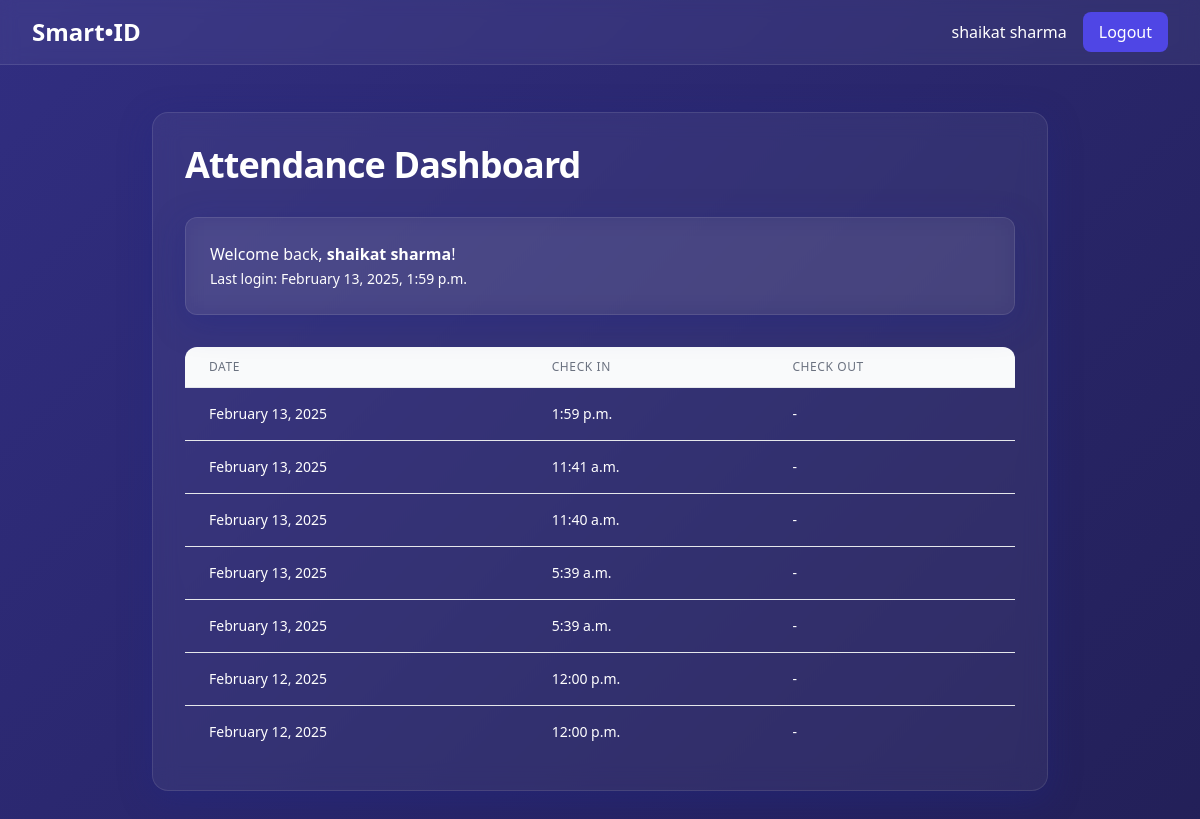
The page /dashboard/ (signed in) on the database its author committed.
### core/models.py (models this page shows, shortened)
class User(AbstractUser):
    face_encoding = models.BinaryField(null=True)
    is_active = models.BooleanField(default=True)
    created_at = models.DateTimeField(auto_now_add=True)

class Attendance(models.Model):
    user = models.ForeignKey(User, on_delete=models.CASCADE)
    check_in_time = models.DateTimeField(auto_now_add=True)
    check_out_time = models.DateTimeField(null=True)
    class Meta:
        ordering = ['-check_in_time']

### core/views.py (the view)
# urls.py: path('dashboard/', views.DashboardView.as_view(), name='dashboard'),
class DashboardView(LoginRequiredMixin, View):
    login_url = '/login/'
    def get(self, request):
        attendance_records = Attendance.objects.filter(user=request.user).order_by('-check_in_time')[:30]
        return render(request, 'dashboard.html', {
            'attendance_records': attendance_records
        })

### core/templates/dashboard.html (shortened to what this page needs)
{% extends 'base.html' %}
{% load static %}
{% block content %}
<div class="max-w-4xl mx-auto glass-card rounded-2xl p-8 animate-fade-in">
    <h2 class="text-4xl font-bold text-white mb-8 tracking-tight">Attendance Dashboard</h2>
    <div class="glass-card rounded-xl p-6 mb-8 transform transition-all duration-300 hover:scale-[1.02]">
        <p class="text-white/90">
            Welcome back, <span class="font-semibold">{{ user.first_name }}</span>!<br>
            <span class="text-white/70 text-sm">Last login: {{ user.last_login|date:"F j, Y, g:i a" }}</span>
        </p>
    </div>
    <div class="overflow-hidden rounded-xl bg-white/5 backdrop-blur-lg">
        <table class="min-w-full divide-y divide-white/10">
            <thead class="bg-gray-50">
                <tr>
                    <th class="px-6 py-3 text-left text-xs font-medium text-gray-500 uppercase tracking-wider">
                        Date
                    </th>
                    <th class="px-6 py-3 text-left text-xs font-medium text-gray-500 uppercase tracking-wider">
                        Check In
                    </th>
                    <th class="px-6 py-3 text-left text-xs font-medium text-gray-500 uppercase tracking-wider">
                        Check Out
                    </th>
                </tr>
            </thead>
            <tbody class="divide-y divide-white/10">
                {% for attendance in attendance_records %}
                <tr class="transition-colors hover:bg-white/5">
                    <td class="px-6 py-4 whitespace-nowrap text-sm text-white">
                        {{ attendance.check_in_time|date:"F j, Y" }}
                    </td>
                    <td class="px-6 py-4 whitespace-nowrap text-sm text-white">
                        {{ attendance.check_in_time|time:"g:i a" }}
                    </td>
                    <td class="px-6 py-4 whitespace-nowrap text-sm text-white">
                        {% if attendance.check_out_time %}
                            {{ attendance.check_out_time|time:"g:i a" }}
                        {% else %}
                            -
                        {% endif %}
                    </td>
                </tr>
                {% empty %}
                <tr>
                    <td colspan="3" class="px-6 py-4 text-center text-white/70">
                        No attendance records found
                    </td>
                </tr>
                {% endfor %}
            </tbody>
        </table>
    </div>
</div>
{% endblock %}

### core/templates/base.html (shortened to what this page needs)
{% load static %}
<!DOCTYPE html>
<html lang="en">
<head>
    <link href="https://cdn.jsdelivr.net/npm/tailwindcss@2.2.19/dist/tailwind.min.css" rel="stylesheet">
    <link href="{% static 'css/main.css' %}" rel="stylesheet">
</head>
<body class="antialiased">
    <nav class="nav-glass fixed w-full z-50">
        <div class="max-w-7xl mx-auto px-4 sm:px-6 lg:px-8">
            <div class="flex justify-between h-16">
                <div class="flex items-center">
                    <a href="{% url 'landing' %}" class="flex items-center space-x-3">
                        <span class="text-2xl font-bold text-white">Smart•ID</span>
                    </a>
                </div>
                {% if user.is_authenticated %}
                <div class="flex items-center space-x-4">
                    <span class="text-white/80">{{ user.first_name }}</span>
                    <a href="{% url 'logout' %}" class="btn-primary">Logout</a>
                </div>
                {% endif %}
            </div>
        </div>
    </nav>
    <main class="pt-20 min-h-screen">
        <div class="max-w-7xl mx-auto px-4 sm:px-6 lg:px-8 py-8">
            {% block content %}{% endblock %}
        </div>
    </main>
</body>
</html>

### core/static/css/main.css (style rules this page uses)
:root { --primary: #4F46E5; --primary-dark: #4338CA; --secondary: #0EA5E9; --success: #10B981; --background: #0F172A; --surface: rgba(255, 255, 255, 0.05); }
body { min-height: 100vh; background: linear-gradient(-45deg, #1E293B, #0F172A, #1E1B4B, #312E81); background-size: 400% 400%; animation: gradient 15s ease infinite; color: #fff; }
.glass-card { background: var(--surface); backdrop-filter: blur(12px); border: 1px solid rgba(255, 255, 255, 0.1); box-shadow: 0 8px 32px 0 rgba(31, 38, 135, 0.37); }
.nav-glass { background: rgba(255, 255, 255, 0.05); backdrop-filter: blur(8px); border-bottom: 1px solid rgba(255, 255, 255, 0.1); }
.btn-primary { background-color: #4F46E5; color: #fff; font-weight: 500; padding: 0.5rem 1rem; border-radius: 0.5rem; transition: all 0.3s; transform: scale(1); }
.animate-fade-in { animation: fadeIn 0.5s ease-out; }

### rows shown on the page
User: first_name "shaikat sharma", last_login "February 13, 2025, 1:59 p.m."
Attendance: check_in_time "February 13, 2025", check_in_time "1:59 p.m."
Attendance: check_in_time "February 13, 2025", check_in_time "11:41 a.m."
Attendance: check_in_time "February 13, 2025", check_in_time "11:40 a.m."
Attendance: check_in_time "February 13, 2025", check_in_time "5:39 a.m."
Attendance: check_in_time "February 13, 2025", check_in_time "5:39 a.m."
Attendance: check_in_time "February 12, 2025", check_in_time "12:00 p.m."
Attendance: check_in_time "February 12, 2025", check_in_time "12:00 p.m."
